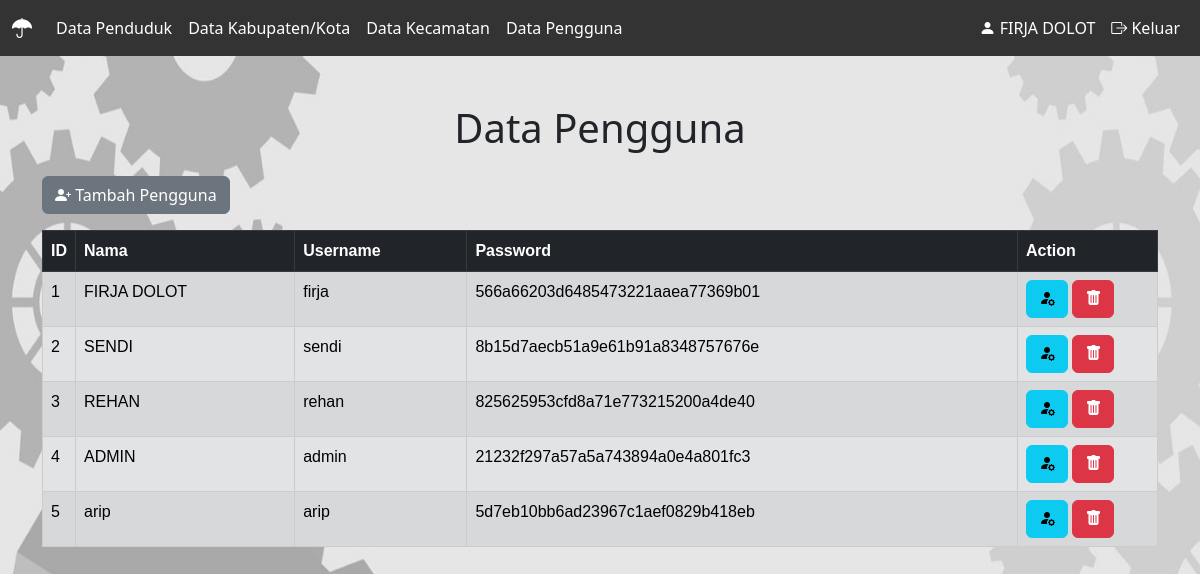
Page /list_pengguna.php (signed in) on the committed database.
### tables this page shows
CREATE TABLE `pengguna` (
  `id` int(11) NOT NULL,
  `nama` varchar(50) NOT NULL,
  `usernama` varchar(20) NOT NULL,
  `password` varchar(32) NOT NULL
);

### list_pengguna.php (the view, shortened to what this page needs)
<?php include 'header.php'?>
<div class="container my-5">
<h1 class="text-center mb-4">Data Pengguna</h1>
<div class="d-flex justify-content-between align-items-center mb-3">
  <a href="tambah_pengguna.php" class="btn btn-secondary">
  <i class="bi bi-person-plus-fill"></i>
    Tambah Pengguna
  </a>
</div>
<div class="table-responsive">
    <table class="table table-bordered table-striped table-secondary"style="font-family: Arial, sans-serif;">
    <thead class="table-dark">
      <tr>
        <th scope="col" width="30">ID</th>
        <th scope="col">Nama</th>
        <th scope="col">Username</th>
        <th scope="col">Password</th>
        <th scope="col" width="140">Action</th>
      </tr>
    </thead>
    <tbody>
      <?php
      $pengguna = mysqli_query($connect, "SELECT * FROM pengguna");
      while ($row = mysqli_fetch_array($pengguna)) {
      ?>
        <tr>
          <td><?php echo $row['id']; ?></td>
          <td><?php echo $row['nama']; ?></td>
          <td><?php echo $row['usernama']; ?></td>
          <td><?php echo $row['password']; ?></td>
          <td>
            <a href="edit_pengguna.php?id=<?php echo $row['id']; ?>" class="btn btn-info">
            <i class="bi bi-person-fill-gear"></i>
            </a>
            <a href="delete_pengguna.php?id=<?php echo $row['id']; ?>" class="btn btn-danger">
            <i class="bi bi-trash-fill"></i>
            </a>
          </td>
        </tr>
      <?php
      }
      ?>
    </tbody>
  </table>
</div>
<?php include 'footer.php'?>

### header.php (style rules this page uses)
body { background-image: url('bgdigital1.jpg'); background-repeat: no-repeat; background-attachment: fixed; background-size: 100% 100%; }

### rows in the picture
pengguna: id "1", nama "FIRJA DOLOT", usernama "firja", password "566a66203d6485473221aaea77369b01"
pengguna: id "2", nama "SENDI", usernama "sendi", password "8b15d7aecb51a9e61b91a8348757676e"
pengguna: id "3", nama "REHAN", usernama "rehan", password "825625953cfd8a71e773215200a4de40"
pengguna: id "4", nama "ADMIN", usernama "admin", password "21232f297a57a5a743894a0e4a801fc3"
pengguna: id "5", nama "arip", usernama "arip", password "5d7eb10bb6ad23967c1aef0829b418eb"

### other values in the picture
$_SESSION['nama'] "FIRJA DOLOT"
